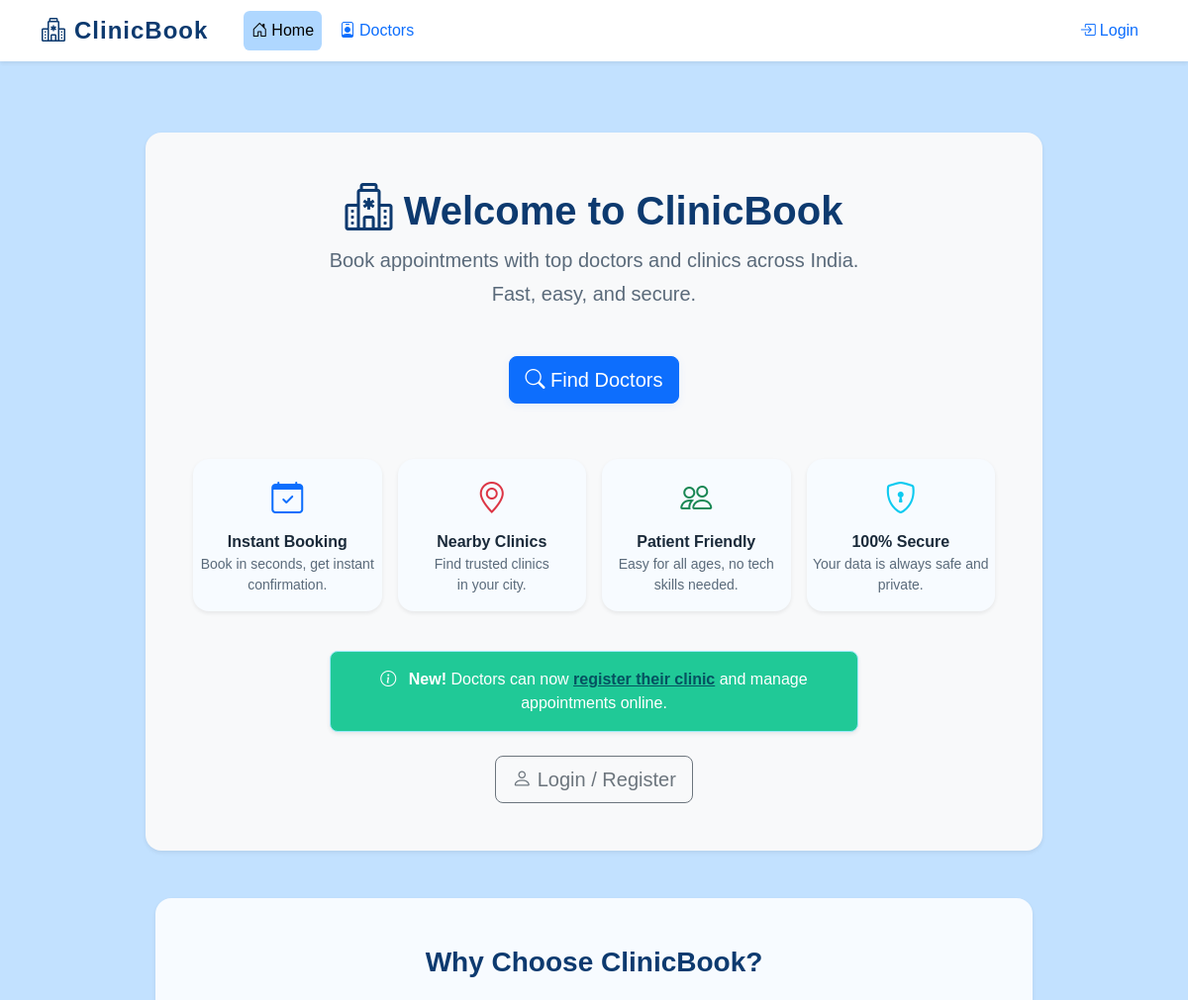
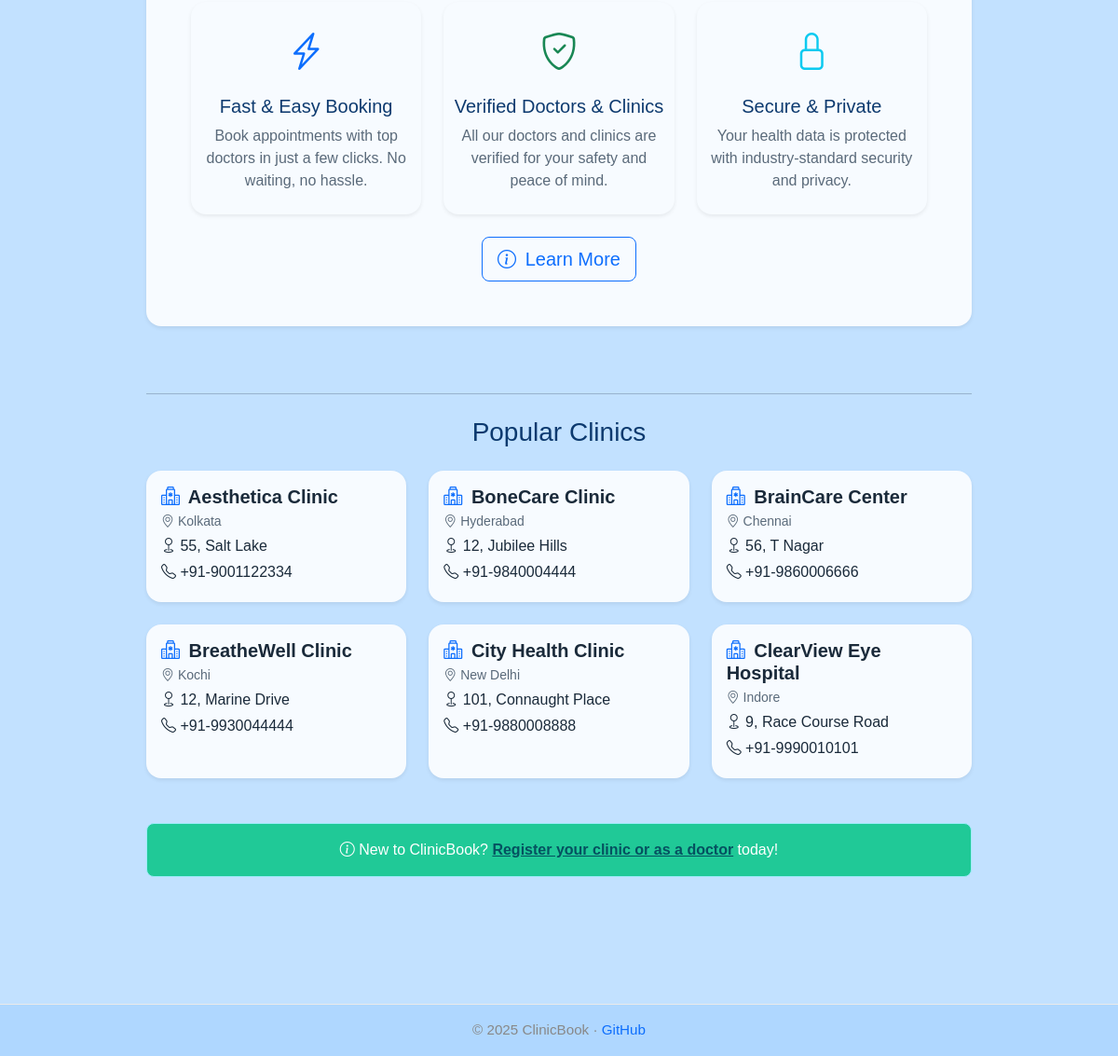
The page / on the database its author committed (2 pictures, top to bottom).
### tables this page shows
CREATE TABLE clinics (
        id INTEGER PRIMARY KEY AUTOINCREMENT,
        name TEXT NOT NULL,
        city TEXT,
        address TEXT,
        phone TEXT
    );

### app.py (the view)
    @app.route('/')
    def index():
        db = get_db()
        clinics = db.execute('SELECT * FROM clinics ORDER BY name LIMIT 6').fetchall()
        return render_template('home.html', clinics=clinics)

### templates/home.html (shortened to what this page needs)
{% extends 'base.html' %}
{% block content %}
<div class="container py-5">
  <div class="row justify-content-center mb-5">
    <div class="col-lg-10">
      <div class="card border-0 shadow-sm p-4 p-md-5 text-center bg-light">
        <div class="d-flex flex-column flex-md-row align-items-center justify-content-center gap-4 mb-3">
          <div>
            <h1 class="fw-bold mb-2 mt-3 mt-md-0"><i class="bi bi-hospital" style="font-size:3rem; color:#0d3a6f;"></i> Welcome to ClinicBook</h1>
            <p class="lead text-muted mb-2">
              Book appointments with top doctors and clinics across India.<br>
              <span class="d-inline-block mt-1">Fast, easy, and secure.</span>
            </p>
            <br>
            <div class="d-flex flex-wrap justify-content-center gap-2 mt-3">
              <a href="{{ url_for('doctors') }}" class="btn btn-primary btn-lg">
                <i class="bi bi-search"></i> Find Doctors
              </a>
            </div>
          </div>
        </div>
        <div class="row g-3 justify-content-center mt-4">
          <div class="col-6 col-md-3">
            <div class="card border-0 shadow-sm text-center py-3 h-100">
              <i class="bi bi-calendar-check text-primary" style="font-size:2rem;"></i>
              <div class="fw-bold mt-2">Instant Booking</div>
              <div class="text-muted small">Book in seconds, get instant confirmation.</div>
            </div>
          </div>
          <div class="col-6 col-md-3">
            <div class="card border-0 shadow-sm text-center py-3 h-100">
              <i class="bi bi-geo-alt text-danger" style="font-size:2rem;"></i>
              <div class="fw-bold mt-2">Nearby Clinics</div>
              <div class="text-muted small">Find trusted clinics<br>in your city.</div>
            </div>
          </div>
          <div class="col-6 col-md-3">
            <div class="card border-0 shadow-sm text-center py-3 h-100">
              <i class="bi bi-people text-success" style="font-size:2rem;"></i>
              <div class="fw-bold mt-2">Patient Friendly</div>
              <div class="text-muted small">Easy for all ages, no tech skills needed.</div>
            </div>
          </div>
          <div class="col-6 col-md-3">
            <div class="card border-0 shadow-sm text-center py-3 h-100">
              <i class="bi bi-shield-lock text-info" style="font-size:2rem;"></i>
              <div class="fw-bold mt-2">100% Secure</div>
              <div class="text-muted small">Your data is always safe and private.</div>
            </div>
          </div>
        </div>
        <div class="row g-3 justify-content-center mt-4">
          <div class="col-12 col-md-8">
            <div class="alert alert-info shadow-sm mb-0">
              <i class="bi bi-info-circle me-2"></i>
              <strong>New!</strong> Doctors can now <a href="{{ url_for('register_doctor') }}" class="alert-link">register their clinic</a> and manage appointments online.
            </div>
          </div>
        </div>
        <div class="mt-4">
          {% if 'user_id' not in session and 'doctor_id' not in session %}
            <a href="{{ url_for('login') }}" class="btn btn-outline-secondary btn-lg">
              <i class="bi bi-person"></i> Login / Register
            </a>
          {% endif %}
        </div>
      </div>
    </div>
  </div>
  <div class="container my-5">
    <div class="row justify-content-center">
      <div class="col-lg-10">
        <div class="card border-0 shadow-sm p-4 p-md-5">
          <h3 class="fw-bold mb-4 text-center">Why Choose ClinicBook?</h3>
          <div class="row g-4 justify-content-center">
            <div class="col-12 col-md-4">
              <div class="card h-100 border-0 shadow-sm text-center py-4 px-2">
                <i class="bi bi-lightning-charge text-primary" style="font-size:2.5rem;"></i>
                <h5 class="mt-3 mb-2">Fast & Easy Booking</h5>
                <p class="text-muted mb-0">Book appointments with top doctors in just a few clicks. No waiting, no hassle.</p>
              </div>
            </div>
            <div class="col-12 col-md-4">
              <div class="card h-100 border-0 shadow-sm text-center py-4 px-2">
                <i class="bi bi-shield-check text-success" style="font-size:2.5rem;"></i>
                <h5 class="mt-3 mb-2">Verified Doctors & Clinics</h5>
                <p class="text-muted mb-0">All our doctors and clinics are verified for your safety and peace of mind.</p>
              </div>
            </div>
            <div class="col-12 col-md-4">
              <div class="card h-100 border-0 shadow-sm text-center py-4 px-2">
                <i class="bi bi-lock text-info" style="font-size:2.5rem;"></i>
                <h5 class="mt-3 mb-2">Secure & Private</h5>
                <p class="text-muted mb-0">Your health data is protected with industry-standard security and privacy.</p>
              </div>
            </div>
          </div>
          <div class="mt-4 text-center">
            <button type="button" class="btn btn-outline-primary btn-lg" data-bs-toggle="modal" data-bs-target="#whyChooseModal">
              <i class="bi bi-info-circle me-1"></i> Learn More
            </button>
          </div>
        </div>
      </div>
    </div>
  </div>
  <div class="container my-5">
    <div class="row justify-content-center">
      <div class="col-lg-10">
        <hr class="my-4">
        <h3 class="mb-4 text-center">Popular Clinics</h3>
        <div class="row row-cols-1 row-cols-md-3 g-4">
          {% for clinic in clinics %}
          <div class="col">
            <div class="card h-100 border-0 shadow-sm">
              <div class="card-body text-start">
                <h5 class="card-title mb-1"><i class="bi bi-hospital text-primary me-1"></i> {{ clinic.name }}</h5>
                <div class="text-muted small mb-1"><i class="bi bi-geo-alt"></i> {{ clinic.city }}</div>
                {% if clinic.address %}
                  <div class="mb-1"><i class="bi bi-geo"></i> {{ clinic.address }}</div>
                {% endif %}
                {% if clinic.phone %}
                  <div class="mb-1"><i class="bi bi-telephone"></i> {{ clinic.phone }}</div>
                {% endif %}
              </div>
            </div>
          </div>
          {% endfor %}
        </div>
        {% if 'user_id' not in session %}
        <div class="mt-5">
          <div class="alert alert-info text-center">
            <i class="bi bi-info-circle"></i>
            New to ClinicBook? <a href="{{ url_for('register') }}" class="alert-link">Register your clinic or as a doctor</a> today!
          </div>
        </div>
        {% endif %}
      </div>
    </div>
  </div>
</div>
{% endblock %}

### templates/base.html (shortened to what this page needs)
<!doctype html>
<html lang="en">
<head>
  <link href="https://cdn.jsdelivr.net/npm/bootstrap@5.3.3/dist/css/bootstrap.min.css" rel="stylesheet">
  <link href="https://cdn.jsdelivr.net/npm/bootstrap-icons@1.11.3/font/bootstrap-icons.css" rel="stylesheet">
  <link href="/static/css/style.css" rel="stylesheet">
</head>
<body>
  <nav class="navbar navbar-expand-lg navbar-light bg-white shadow-sm py-2">
    <div class="container">
      <a class="navbar-brand d-flex align-items-center" href="/" style="color: #0d3a6f;"">
        <i class="bi bi-hospital me-2" style="color: #0d3a6f;"></i>ClinicBook</a>
      <div class="collapse navbar-collapse" id="nav">
        <ul class="navbar-nav me-auto mb-2 mb-lg-0" style="margin-left: 20px;">
          <li class="nav-item" style="margin-right: 10px;">
            <a class="nav-link{% if request.path == '/' %} active{% endif %}" href="/"><i class="bi bi-house-door me-1"></i>Home</a>
          </li>
          <li class="nav-item">
            <a class="nav-link{% if request.path.startswith('/doctors') %} active{% endif %}" href="/doctors"><i class="bi bi-person-badge me-1"></i>Doctors</a>
          </li>
        </ul>
        <ul class="navbar-nav ms-auto mb-2 mb-lg-0">
          {% if current_user %}
            <li class="nav-item" style="margin-right: 10px;">
              <a class="nav-link{% if request.path.startswith('/dashboard') %} active{% endif %}" href="/dashboard"><i class="bi bi-speedometer2 me-1"></i>Dashboard</a>
            </li>
            <li class="nav-item">
              <a class="nav-link" href="/logout"><i class="bi bi-box-arrow-right me-1"></i>Logout</a>
            </li>
          {% else %}
            <li class="nav-item">
              <a class="nav-link{% if request.path.startswith('/login') %} active{% endif %}" href="/login"><i class="bi bi-box-arrow-in-right me-1"></i>Login</a>
            </li>
          {% endif %}
        </ul>
      </div>
    </div>
  </nav>
  <main class="container my-4">
    {% block content %}{% endblock %}
  </main>
  <footer>
    <div class="container">
      <span>&copy; {{ 2025 }} ClinicBook &middot; <a href="https://github.com/" target="_blank" class="text-decoration-none text-primary">GitHub</a></span>
    </div>
  </footer>
</body>
</html>
</body>
</html>

### static/css/style.css (style rules this page uses)
:root { --background: #c2e1ff; --card-bg: #f7fbff; --primary: #0d6efd; --primary-hover: #084298; --heading: #0d3a6f; --accent-light: #afd7ff; --text-default: #1a2a3a; --text-muted: #5a6a7a; --text-footer: #888888; --success: #28a745; --danger: #dc3545; --warning: #ffc107; --info: #20c997; --white: #ffffff; --gray-light: #eaeaea; --gray-dark: #343a40; }
.navbar-brand { font-weight: bold; letter-spacing: 1px; font-size: 1.5rem; display: flex; align-items: center; }
.nav-link.active, .nav-link:focus, .nav-link:hover { font-weight: 500; background: var(--accent-light); border-radius: 0.4rem; transition: background 0.2s; }
.card { border-radius: 1rem; box-shadow: 0 2px 12px rgba(0,0,0,0.04); border: 0; }
.card-title { font-weight: 600; }
.btn-primary, .btn-primary:focus, .btn-primary:active { border-color: var(--primary); box-shadow: 0 2px 8px rgba(13,110,253,0.08); }
.alert { border-radius: 0.5rem; font-size: 1rem; }
.alert-info { background-color: var(--info); color: var(--white); }
footer { background: var(--accent-light); border-top: 1px solid var(--gray-light); padding: 1rem 0; text-align: center; color: var(--text-footer); font-size: 0.95rem; flex-shrink: 0; }

### rows shown on the page
clinics: name "Aesthetica Clinic", city "Kolkata", address "55, Salt Lake", phone "+91-9001122334"
clinics: name "BoneCare Clinic", city "Hyderabad", address "12, Jubilee Hills", phone "+91-9840004444"
clinics: name "BrainCare Center", city "Chennai", address "56, T Nagar", phone "+91-9860006666"
clinics: name "BreatheWell Clinic", city "Kochi", address "12, Marine Drive", phone "+91-9930044444"
clinics: name "City Health Clinic", city "New Delhi", address "101, Connaught Place", phone "+91-9880008888"
clinics: name "ClearView Eye Hospital", city "Indore", address "9, Race Course Road", phone "+91-9990010101"

### other values the page prints
{{ 2025 }} "2025"
